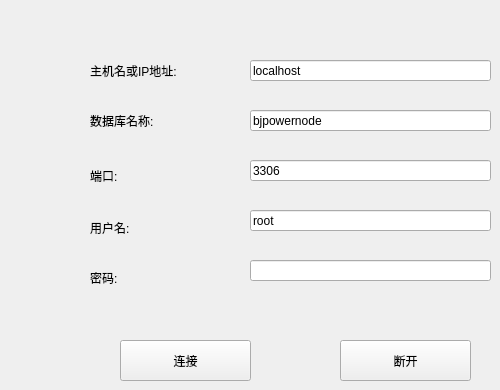
            <widget class="QWidget" name="tab_1_1">
             <attribute name="title">
              <string>本地服务器</string>
             </attribute>
             <widget class="QPushButton" name="pushButton_1_localMysqlConnect">
              <property name="geometry">
               <rect>
                <x>120</x>
                <y>340</y>
                <width>131</width>
                <height>41</height>
               </rect>
              </property>
              <property name="text">
               <string>连接</string>
              </property>
             </widget>
             <widget class="QLabel" name="label_68">
              <property name="geometry">
               <rect>
                <x>90</x>
                <y>50</y>
                <width>141</width>
                <height>41</height>
               </rect>
              </property>
              <property name="text">
               <string>主机名或IP地址:</string>
              </property>
             </widget>
             <widget class="QLabel" name="label_69">
              <property name="geometry">
               <rect>
                <x>90</x>
                <y>160</y>
                <width>81</width>
                <height>31</height>
               </rect>
              </property>
              <property name="text">
               <string>端口:</string>
              </property>
             </widget>
             <widget class="QLabel" name="label_70">
              <property name="geometry">
               <rect>
                <x>90</x>
                <y>220</y>
                <width>72</width>
                <height>15</height>
               </rect>
              </property>
              <property name="text">
               <string>用户名:</string>
              </property>
             </widget>
             <widget class="QLabel" name="label_71">
              <property name="geometry">
               <rect>
                <x>90</x>
                <y>270</y>
                <width>72</width>
                <height>15</height>
               </rect>
              </property>
              <property name="text">
               <string>密码:</string>
              </property>
             </widget>
             <widget class="QLineEdit" name="lineEdit_1_localHost">
              <property name="geometry">
               <rect>
                <x>250</x>
                <y>60</y>
                <width>241</width>
                <height>21</height>
               </rect>
              </property>
              <property name="text">
               <string>localhost</string>
              </property>
             </widget>
             <widget class="QLineEdit" name="lineEdit_1_localPort">
              <property name="geometry">
               <rect>
                <x>250</x>
                <y>160</y>
                <width>241</width>
                <height>21</height>
               </rect>
              </property>
              <property name="text">
               <string>3306</string>
              </property>
             </widget>
             <widget class="QLineEdit" name="lineEdit_1_localAccount">
              <property name="geometry">
               <rect>
                <x>250</x>
                <y>210</y>
                <width>241</width>
                <height>21</height>
               </rect>
              </property>
              <property name="text">
               <string>root</string>
              </property>
             </widget>
             <widget class="QLineEdit" name="lineEdit_1_localPwd">
              <property name="geometry">
               <rect>
                <x>250</x>
                <y>260</y>
                <width>241</width>
                <height>21</height>
               </rect>
              </property>
             </widget>
             <widget class="QLabel" name="label_76">
              <property name="geometry">
               <rect>
                <x>90</x>
                <y>100</y>
                <width>121</width>
                <height>41</height>
               </rect>
              </property>
              <property name="text">
               <string>数据库名称:</string>
              </property>
             </widget>
             <widget class="QLineEdit" name="lineEdit_1_localDBName">
              <property name="geometry">
               <rect>
                <x>250</x>
                <y>110</y>
                <width>241</width>
                <height>21</height>
               </rect>
              </property>
              <property name="text">
               <string>bjpowernode</string>
              </property>
             </widget>
             <widget class="QPushButton" name="pushButton_1_closeLocalConn">
              <property name="geometry">
               <rect>
                <x>340</x>
                <y>340</y>
                <width>131</width>
                <height>41</height>
               </rect>
              </property>
              <property name="text">
               <string>断开</string>
              </property>
             </widget>
            </widget>
